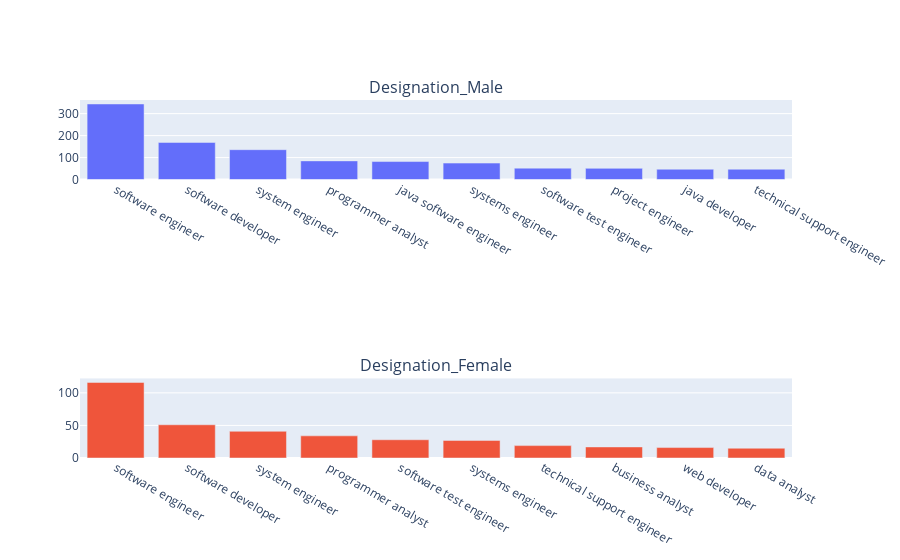

Write notebook code for a chart like this one.
### Markdown cell above
##### ReadMe

    * Gender male has most designation at(ASC)
        1. Software engineer
        2. Software Developer
        3. System Engineer
        4. Programmer Analyst
        5. Java software Engineer
        6. Systems Engineer
        7. Software Test Engineer
        8. Project Engineer
        9. Java Developer
        10. Technical Support Engineer
    
    * Gender female has most designation at(ASC)
        1. Software engineer
        2. Software Developer
        3. System Engineer
        4. Programmer Analyst
        5. Software test engineer
        6. Systems engineer
        7. Technical Support Engineers
        8. Business Analyst
        9. Web Developer
        10. Data Analyst

### Code cell
fig = make_subplots(rows=3, cols=1, subplot_titles = ("Designation_Male","","Designation_Female"))

fig.append_trace((go.Bar(x = gender_male['Designation'].value_counts().nlargest(10).index,
                   y = gender_male['Designation'].value_counts().nlargest(10))), row = 1, col = 1)


fig.append_trace((go.Bar(x = gender_female['Designation'].value_counts().nlargest(10).index,
                   y = gender_female['Designation'].value_counts().nlargest(10))), row = 3, col = 1)

fig.update_layout(showlegend=False)

fig.show()

### Figure 1 — Plotly figure (JSON) as saved in the notebook; plotly's stock layout.template omitted (floating-point values rounded to 4 significant figures)
{"data": [{"type": "bar", "x": ["software engineer", "software developer", "system engineer", "programmer analyst", "java software engineer", "systems engineer", "software test engineer", "project engineer", "java developer", "technical support engineer"], "xaxis": "x", "y": [344, 169, 136, 85, 82, 75, 52, 51, 47, 47], "yaxis": "y"}, {"type": "bar", "x": ["software engineer", "software developer", "system engineer", "programmer analyst", "software test engineer", "systems engineer", "technical support engineer", "business analyst", "web developer", "data analyst"], "xaxis": "x3", "y": [116, 51, 41, 34, 28, 27, 19, 17, 16, 15], "yaxis": "y3"}], "layout": {"annotations": [{"font": {"size": 16}, "showarrow": false, "text": "Designation_Male", "x": 0.5, "xanchor": "center", "xref": "paper", "y": 1, "yanchor": "bottom", "yref": "paper"}, {"font": {"size": 16}, "showarrow": false, "text": "Designation_Female", "x": 0.5, "xanchor": "center", "xref": "paper", "y": 0.2222, "yanchor": "bottom", "yref": "paper"}], "showlegend": false, "xaxis": {"anchor": "y", "domain": [0, 1]}, "xaxis2": {"anchor": "y2", "domain": [0, 1]}, "xaxis3": {"anchor": "y3", "domain": [0, 1]}, "yaxis": {"anchor": "x", "domain": [0.7778, 1]}, "yaxis2": {"anchor": "x2", "domain": [0.3889, 0.6111]}, "yaxis3": {"anchor": "x3", "domain": [0, 0.2222]}}}
